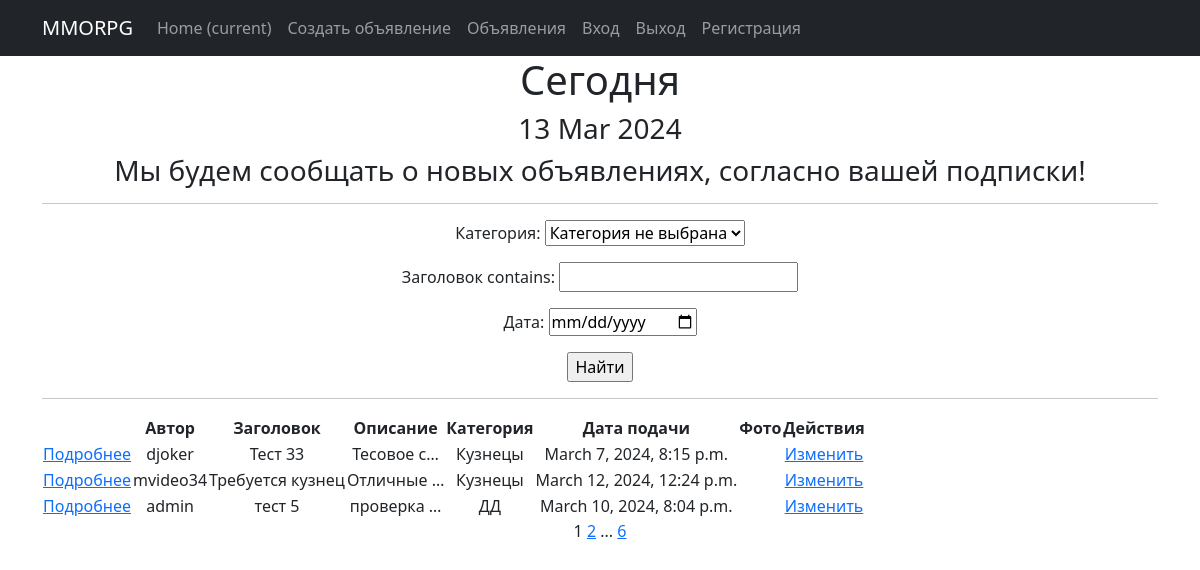
Screenshot of /announcement/ with the database file from the repository.
### board/models.py (models this page shows, shortened)
class Announcement(models.Model):  # Объявление
    author = models.ForeignKey(User, on_delete=models.CASCADE, verbose_name="Автор")
    title = models.CharField(max_length=64, verbose_name="Заголовок")
    text = models.TextField(verbose_name="Текст объявления")
    category = models.CharField(max_length=2, choices=CATEGORY_TYPE, default='TN', verbose_name="Категория")
    dateCreation = models.DateTimeField(auto_now_add=True, verbose_name="Дата публикации")
    upload = models.FileField(upload_to='uploads/', help_text="Загрузите файл", blank=True, verbose_name="Загрузка")

### board/views.py (the view)
# urls.py: path('', AnnouncementList.as_view(), name='announcements'),
class AnnouncementList(ListView):
    model = Announcement  # Указываем модель, объекты которой мы будем выводить
    ordering = 'category'  # Поле, которое будет использоваться для сортировки объектов
    template_name = 'board/announcements.html'  # Указываем имя шаблона, в котором будут все инструкции о том, как именно пользователю должны быть показаны наши объекты
    context_object_name = 'announcements'  # Это имя списка, в котором будут лежать все объекты. # Его надо указать, чтобы обратиться к списку объектов в html-шаблоне.
    paginate_by = 3  # вот так мы можем указать количество записей на странице
    def get_queryset(self):
        queryset = super().get_queryset()  # Получаем обычный запрос
        self.filterset = AnnouncementFilter(self.request.GET, queryset)
        return self.filterset.qs
    def get_context_data(self, **kwargs):
        context = super().get_context_data(**kwargs)
        context['next_sale'] = None
        context['filterset'] = self.filterset
        return context

### board/templatetags/custom_tags.py (called while the page is built)
@register.simple_tag()
def current_time(format_string='%d %b %Y'):
    return datetime.utcnow().strftime(format_string)

@register.simple_tag(takes_context=True)  #Параметр декоратора takes_context=True сообщает Django, что для работы тега требуется передать контекст.
def url_replace(context, **kwargs):
    d = context['request'].GET.copy()  # нам позволяет скопировать все параметры текущего запроса.
    for k, v in kwargs.items():
        d[k] = v
    return d.urlencode()

### board/templates/board/announcements.html (shortened to what this page needs)
{% extends 'board/default.html' %}
{% load custom_filters %}
{% load custom_tags %}
{% block content %}
    <h1>Сегодня</h1>
    <h3>{% current_time '%d %b %Y' %}</h3>
    <h3> {{ next_sale|default_if_none:"Мы будем сообщать о новых объявлениях, согласно вашей подписки!" }} </h3>
    <hr>
   <form action="" method="get">
       {{ filterset.form.as_p }}
       <input type="submit" value="Найти" />
   </form>
    <hr>
    {% if announcements %}
        <table>
            <tr>
                <td></td>
                <td><b>Автор</b></td>
                <td><b>Заголовок</b></td>
                <td><b>Описание</b></td>
                <td><b>Категория</b></td>
                <td><b>Дата подачи</b></td>
                <td><b>Фото</b></td>
                <td><b>Действия</b></td>
            </tr>
            {% for el in announcements %}
            <tr>
                <td><a href="{% url 'announcement_detail' el.id %}">Подробнее</a>
                <td>{{ el.author }}</td>
                <td>{{ el.title }}</td>
                <td>{{ el.text |  truncatechars:10 }}</td>
                <td>{{ el.get_category_display}}</td>
                <td>{{ el.dateCreation }}</td>
                <td>{{ el.upload }}</td>
                <td>
                    <a href="{% url 'announcement_update' el.id %}">Изменить</a>
            </tr>
            {% endfor %}
         </table>
    {% else %}
        <h2>Отзывов нет!</h2>
    {% endif %}
   {{ page_obj.number }}
   {% if page_obj.has_next %}
       <a href="?{% url_replace page=page_obj.next_page_number %}">{{ page_obj.next_page_number }}</a>
       {% if paginator.num_pages != page_obj.next_page_number %}
           ...
           <a href="?{% url_replace page=page_obj.paginator.num_pages %}">{{ page_obj.paginator.num_pages }}</a>
       {% endif %}
   {% endif %}
{% endblock content %}

### rows the page displays
Announcement: author "djoker", title "Тест 33", text "Тесовое с…", category "Кузнецы", dateCreation "March 7, 2024, 8:15 p.m."
Announcement: author "mvideo34", title "Требуется кузнец", text "Отличные …", category "Кузнецы", dateCreation "March 12, 2024, 12:24 p.m."
Announcement: author "admin", title "тест 5", text "проверка …", category "ДД", dateCreation "March 10, 2024, 8:04 p.m."

### other values shown
{{ page_obj.number }} "1"
{{ page_obj.next_page_number }} "2"
{{ page_obj.paginator.num_pages }} "6"
